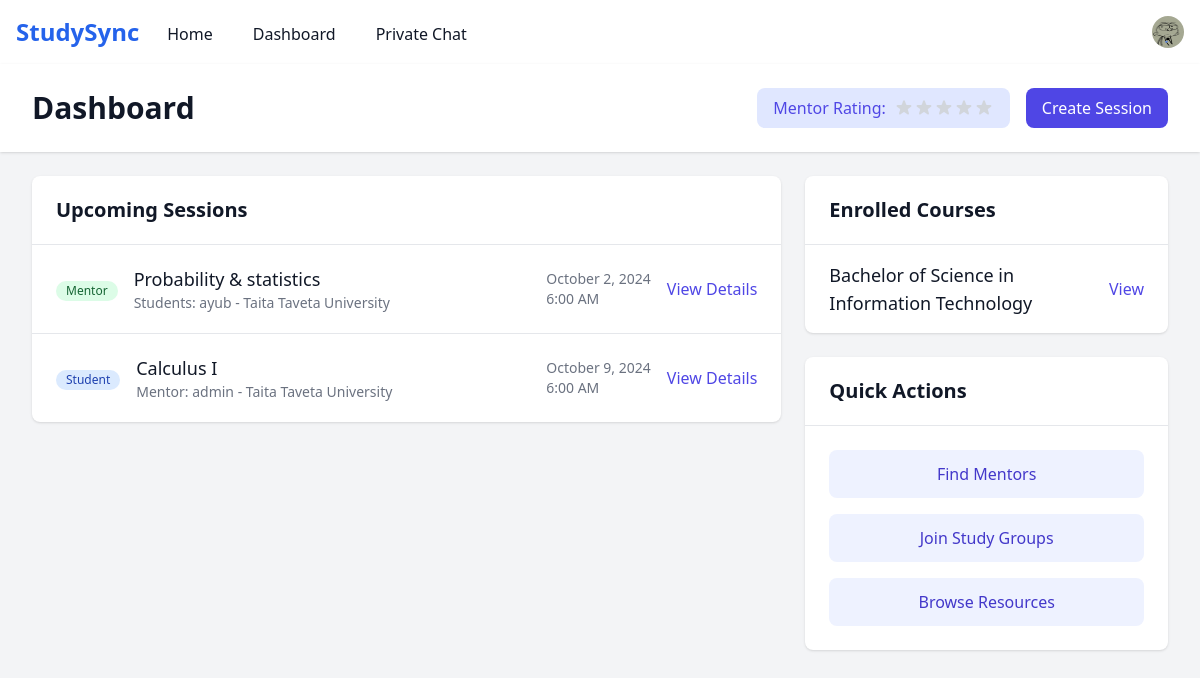
The page /dashboard (signed in) on the database its author committed.
### course/models.py (models this page shows, shortened)
class StudentProfile(models.Model):
    user = models.OneToOneField(User, on_delete=models.CASCADE)
    university = models.ForeignKey(University, on_delete=models.CASCADE)
    department = models.ForeignKey(Department, on_delete=models.CASCADE)
    student_id = models.CharField(max_length=50)
    year_of_study = models.IntegerField()
    bio = models.TextField(blank=True)
    courses = models.ManyToManyField('Course', related_name='students')
    mentor_rating = models.FloatField(default=0.0)
    is_available_as_mentor = models.BooleanField(default=False)
    email_verified = models.BooleanField(default=False)
    profile_picture = models.ImageField(upload_to='profile_pics/', null=True, blank=True)
    def __str__(self):
        return f"{self.user.username} - {self.university.name}"

class StudySession(models.Model):
    STATUS_CHOICES = [
        ('scheduled', 'Scheduled'),
        ('in_progress', 'In Progress'),
        ('completed', 'Completed'),
        ('cancelled', 'Cancelled'),
    ]
    course = models.ForeignKey(Course, on_delete=models.CASCADE)
    mentor = models.ForeignKey(StudentProfile, on_delete=models.CASCADE, related_name='mentor_sessions')
    students = models.ManyToManyField(StudentProfile, related_name='student_sessions')
    title = models.CharField(max_length=200)
    description = models.TextField()
    scheduled_time = models.DateTimeField()
    duration = models.DurationField()
    status = models.CharField(max_length=20, choices=STATUS_CHOICES, default='scheduled')
    max_participants = models.IntegerField(default=5)
    created_at = models.DateTimeField(auto_now_add=True)

class University(models.Model):
    name = models.CharField(max_length=255)
    domain = models.CharField(max_length=100, unique=True)  # e.g., 'harvard.edu'
    description = models.TextField()
    logo = models.ImageField(upload_to='university_logos/', null=True, blank=True)
    verified = models.BooleanField(default=False)
    created_at = models.DateTimeField(auto_now_add=True)
    class Meta:
        verbose_name_plural = "universities"

class Course(models.Model):
    name = models.CharField(max_length=200)
    subject = models.ForeignKey(Subject, on_delete=models.CASCADE)
    description = models.TextField()
    university = models.CharField(max_length=200)
    created_at = models.DateTimeField(auto_now_add=True)

### course/views.py (the view)
# urls.py: path('dashboard', views.dashboard, name='dashboard'),
@login_required
def dashboard(request):
    user_profile = request.user.studentprofile  # Retrieve the student profile
    upcoming_sessions = StudySession.objects.filter(
        Q(mentor=user_profile) | Q(students=user_profile),
        status='scheduled'
    ).order_by('scheduled_time')
    context = {
        'user_profile': user_profile,  # Pass the student profile to the context
        'upcoming_sessions': upcoming_sessions,
        'enrolled_courses': user_profile.courses.all(),
        'mentor_rating': user_profile.mentor_rating,
    }
    return render(request, 'course/dashboard.html', context)

### templates/course/dashboard.html (shortened to what this page needs)
{% extends 'base.html' %}
{% load static %}
{% block content %}
<div class="min-h-screen bg-gray-100">
    <header class="bg-white shadow">
        <div class="max-w-7xl mx-auto py-6 px-4 sm:px-6 lg:px-8">
            <div class="flex items-center justify-between">
                <h1 class="text-3xl font-bold text-gray-900">Dashboard</h1>
                <div class="flex items-center space-x-4">
                    <div class="flex items-center bg-indigo-100 px-4 py-2 rounded-lg">
                        <span class="text-indigo-600 font-medium">Mentor Rating:</span>
                        <div class="flex items-center ml-2">
                        </div>
                    </div>
                    <a href="{% url 'create_session' %}" class="bg-indigo-600 text-white px-4 py-2 rounded-lg hover:bg-indigo-700">
                        Create Session
                    </a>
                </div>
            </div>
        </div>
    </header>
    <main class="max-w-7xl mx-auto py-6 sm:px-6 lg:px-8">
        <div class="grid grid-cols-1 lg:grid-cols-3 gap-6">
            <div class="lg:col-span-2">
                <div class="bg-white shadow rounded-lg">
                    <div class="px-6 py-5 border-b border-gray-200">
                        <h2 class="text-xl font-semibold text-gray-900">Upcoming Sessions</h2>
                    </div>
                    <div class="divide-y divide-gray-200">
                        {% if upcoming_sessions %}
                            {% for session in upcoming_sessions %}
                                <div class="px-6 py-5 flex items-center justify-between hover:bg-gray-50">
                                    <div class="flex-1">
                                        <div class="flex items-center">
                                            <div class="flex-shrink-0">
                                                {% if session.mentor == user_profile %}
                                                    <span class="inline-flex items-center px-2.5 py-0.5 rounded-full text-xs font-medium bg-green-100 text-green-800">
                                                        Mentor
                                                    </span>
                                                {% else %}
                                                    <span class="inline-flex items-center px-2.5 py-0.5 rounded-full text-xs font-medium bg-blue-100 text-blue-800">
                                                        Student
                                                    </span>
                                                {% endif %}
                                            </div>
                                            <div class="ml-4">
                                                <h3 class="text-lg font-medium text-gray-900">{{ session.title }}</h3>
                                                <p class="text-sm text-gray-500">
                                                    {% if session.mentor == user_profile %}
                                                        Students: {{ session.students.all|join:", " }}
                                                    {% else %}
                                                        Mentor: {{ session.mentor }}
                                                    {% endif %}
                                                </p>
                                            </div>
                                        </div>
                                    </div>
                                    <div class="ml-6 flex items-center space-x-4">
                                        <div class="text-sm text-gray-500">
                                            {{ session.scheduled_time|date:"F j, Y" }}<br>
                                            {{ session.scheduled_time|time:"g:i A" }}
                                        </div>
                                        <a href="{% url 'session_detail' session.id %}" class="text-indigo-600 hover:text-indigo-900">
                                            View Details
                                        </a>
                                    </div>
                                </div>
                            {% endfor %}
                        {% endif %}
                    </div>
                </div>
            </div>
            <div class="lg:col-span-1">
                <div class="bg-white shadow rounded-lg">
                    <div class="px-6 py-5 border-b border-gray-200">
                        <h2 class="text-xl font-semibold text-gray-900">Enrolled Courses</h2>
                    </div>
                    <div class="divide-y divide-gray-200">
                        {% if enrolled_courses %}
                            {% for course in enrolled_courses %}
                                <div class="px-6 py-4 hover:bg-gray-50">
                                    <div class="flex items-center justify-between">
                                        <div>
                                            <h3 class="text-lg font-medium text-gray-900">{{ course.name }}</h3>
                                        </div>
                                        <a href="" class="text-indigo-600 hover:text-indigo-900">
                                            View
                                        </a>
                                    </div>
                                </div>
                            {% endfor %}
                        {% endif %}
                    </div>
                </div>
                <div class="mt-6 bg-white shadow rounded-lg">
                    <div class="px-6 py-5 border-b border-gray-200">
                        <h2 class="text-xl font-semibold text-gray-900">Quick Actions</h2>
                    </div>
                    <div class="p-6 space-y-4">
                        <a href="" class="block w-full text-center bg-indigo-50 text-indigo-700 px-4 py-3 rounded-lg hover:bg-indigo-100">
                            Find Mentors
                        </a>
                        <a href="" class="block w-full text-center bg-indigo-50 text-indigo-700 px-4 py-3 rounded-lg hover:bg-indigo-100">
                            Join Study Groups
                        </a>
                        <a href="" class="block w-full text-center bg-indigo-50 text-indigo-700 px-4 py-3 rounded-lg hover:bg-indigo-100">
                            Browse Resources
                        </a>
                    </div>
                </div>
            </div>
        </div>
    </main>
</div>
{% endblock %}

### templates/includes/navbar.html (shortened to what this page needs)
{% load static %}
<nav class="bg-white shadow-lg">
    <div class="max-w-7xl mx-auto px-4">
        <div class="flex justify-between h-16">
            <div class="flex">
                <div class="flex-shrink-0 flex items-center">
                    <a href="" class="text-2xl font-bold text-blue-600">StudySync</a>
                </div>
                <div class="hidden sm:ml-6 sm:flex sm:space-x-8">
                    <a href="/" class="inline-flex items-center px-1 pt-1 text-gray-900">Home</a>
                    {% if user.is_authenticated %}
                        <a href="" class="inline-flex items-center px-1 pt-1 text-gray-900">Dashboard</a>
                        {% if user_profile and user_profile.id %}
                        <a href="{% url 'create_private_chat' user_profile.id %}" class="inline-flex items-center px-1 pt-1 text-gray-900">Private Chat</a>
                        {% else %}
                        <p>No private chat available.</p>
                        {% endif %}
                    {% endif %}
                </div>
            </div>
            <div class="hidden sm:ml-6 sm:flex sm:items-center">
                {% if user.is_authenticated %}
                    <div class="ml-3 relative">
                        <div>
                            <button type="button" class="profile-dropdown-button bg-white rounded-full flex text-sm focus:outline-none focus:ring-2 focus:ring-offset-2 focus:ring-blue-500" id="user-menu-button" aria-expanded="false" aria-haspopup="true">
                                <img class="h-8 w-8 rounded-full" src="{{ user.studentprofile.profile_picture.url|default:'/static/img/default-avatar.png' }}" alt="">
                            </button>
                        </div>
                    </div>
                {% endif %}
            </div>
        </div>
    </div>
</nav>

### rows shown on the page
StudySession: shows "Mentor", title "Probability & statistics", students.all "ayub - Taita Taveta University", scheduled_time "October 2, 2024", scheduled_time "6:00 AM"
StudySession: shows "Student", title "Calculus I", mentor "admin - Taita Taveta University", scheduled_time "October 9, 2024", scheduled_time "6:00 AM"
Course: name "Bachelor of Science in Information Technology"
